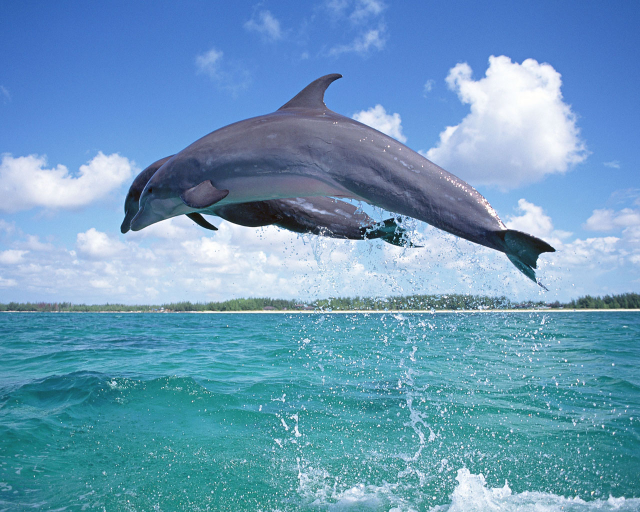
#> input picture Lesson 5/text.jpg, 1280 x 1024 px (shown at 1/2 size)
$ python adaptive_threshold.py
#> lines starting #> are read from the running program, lines starting #| are printed output that depends on the picture
#自适应阈值案例
import cv2
import numpy as np

img=cv2.imread('text.jpg')
#> img is the input picture: shape (1024, 1280, 3); mean B, G, R 187.2, 154.3, 106.5
img_copy=cv2.resize(img,(800,640))                                                                                         #太大了裁一下
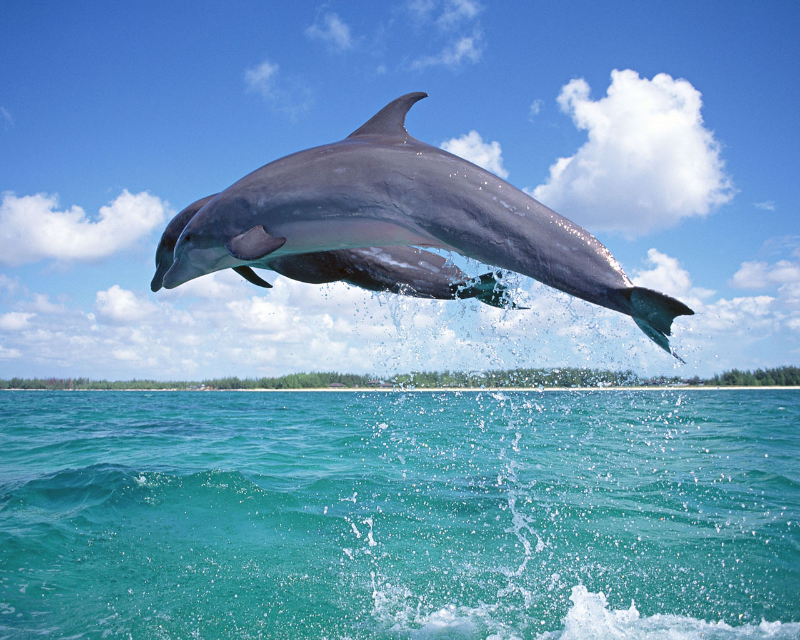
#> img_copy: shape (640, 800, 3); mean B, G, R 187.1, 154.2, 106.4


img_gray=cv2.cvtColor(img_copy,cv2.COLOR_BGR2GRAY)                                                                               #转化灰度图
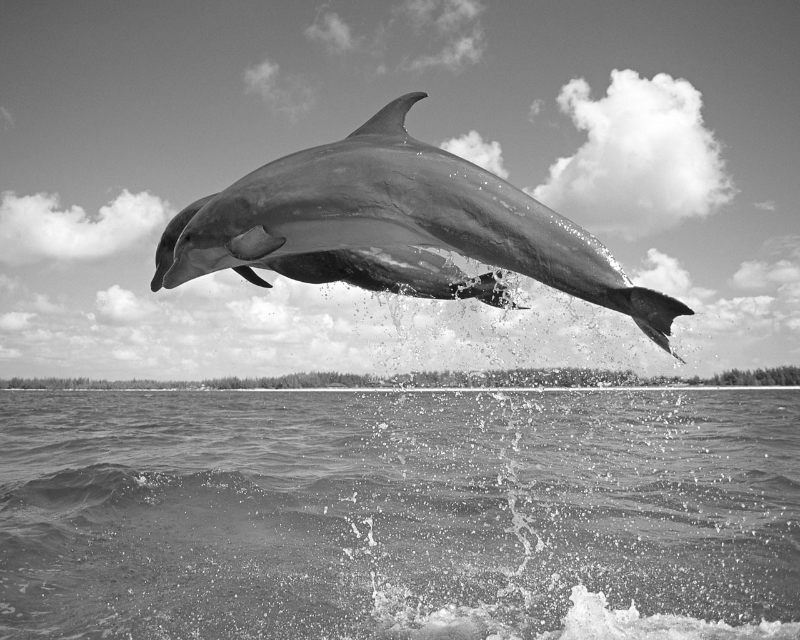
#> img_gray: shape (640, 800); min 10, max 255, mean 143.7

thresh = cv2.adaptiveThreshold(img_gray,255,cv2.ADAPTIVE_THRESH_GAUSSIAN_C,cv2.THRESH_BINARY,31,18)         #自适应阈值
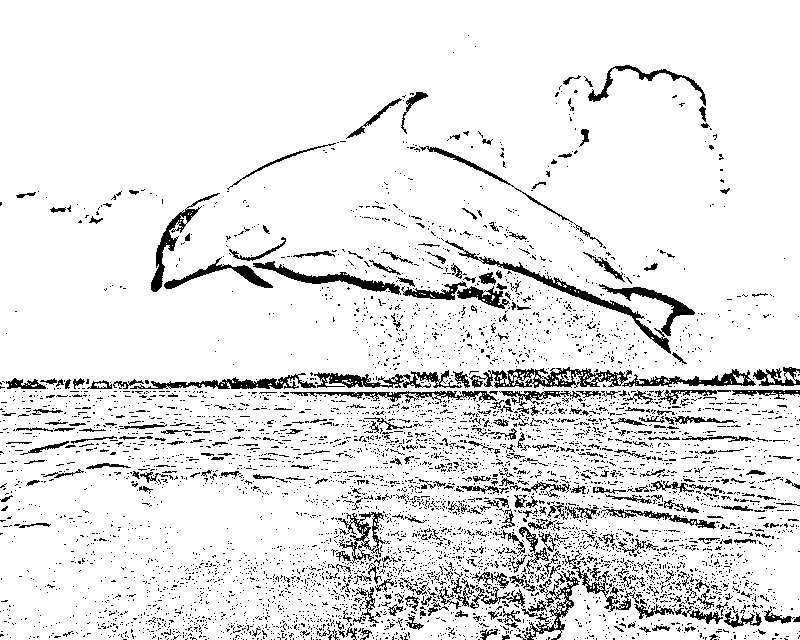
#> thresh: shape (640, 800); 90.3% white; black in thin lines or dots
cv2.GaussianBlur(thresh,(11,11),3)                                                                                  #高斯模糊降噪

#cv2.imshow('original', img_copy)
cv2.imshow('gray', img_gray)
cv2.imshow('thresh', thresh)
cv2.waitKey(0)
